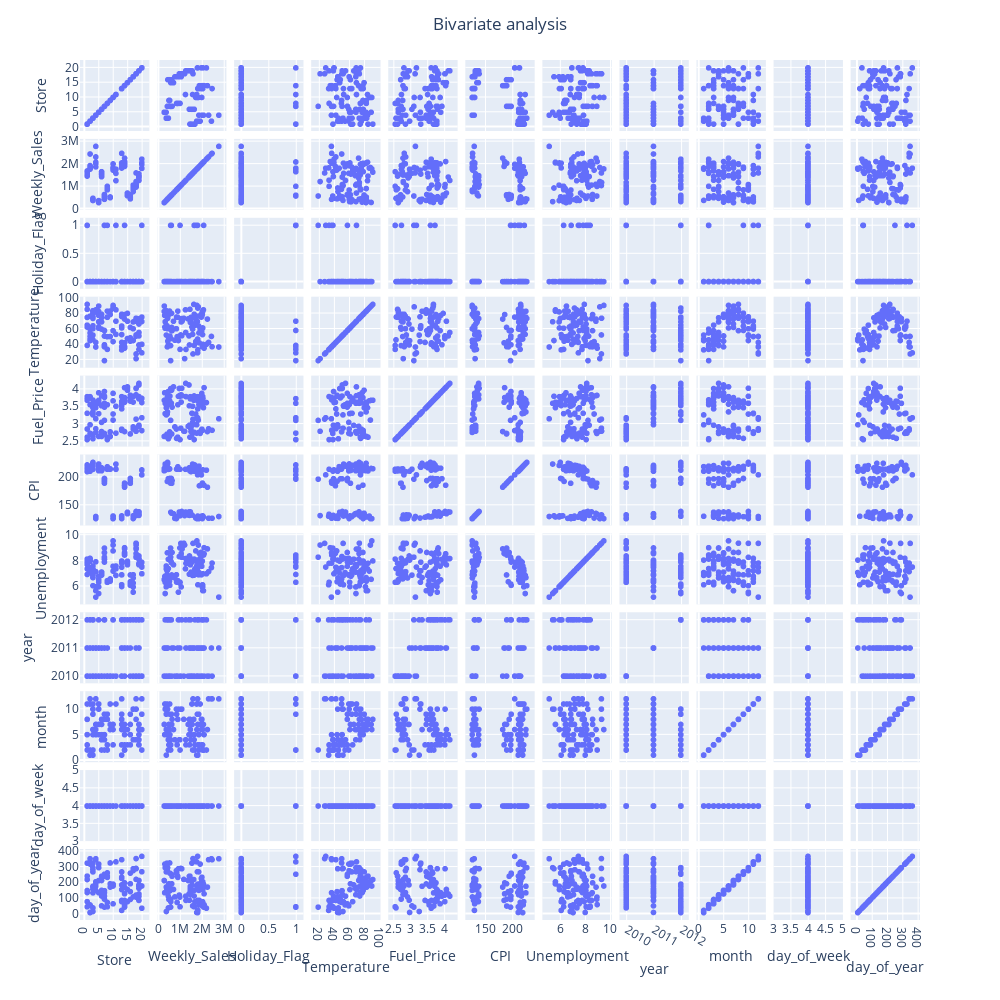

Notebook code cell kept with this figure:
### Markdown cell above
**Qu'observe-t-on sur ces graphes ?**

### Code cell
fig = px.scatter_matrix(df)
fig.update_layout(
        title = go.layout.Title(text = "Bivariate analysis", x = 0.5), showlegend = False, 
            autosize=False, height=1000, width = 1000)
fig.show()
